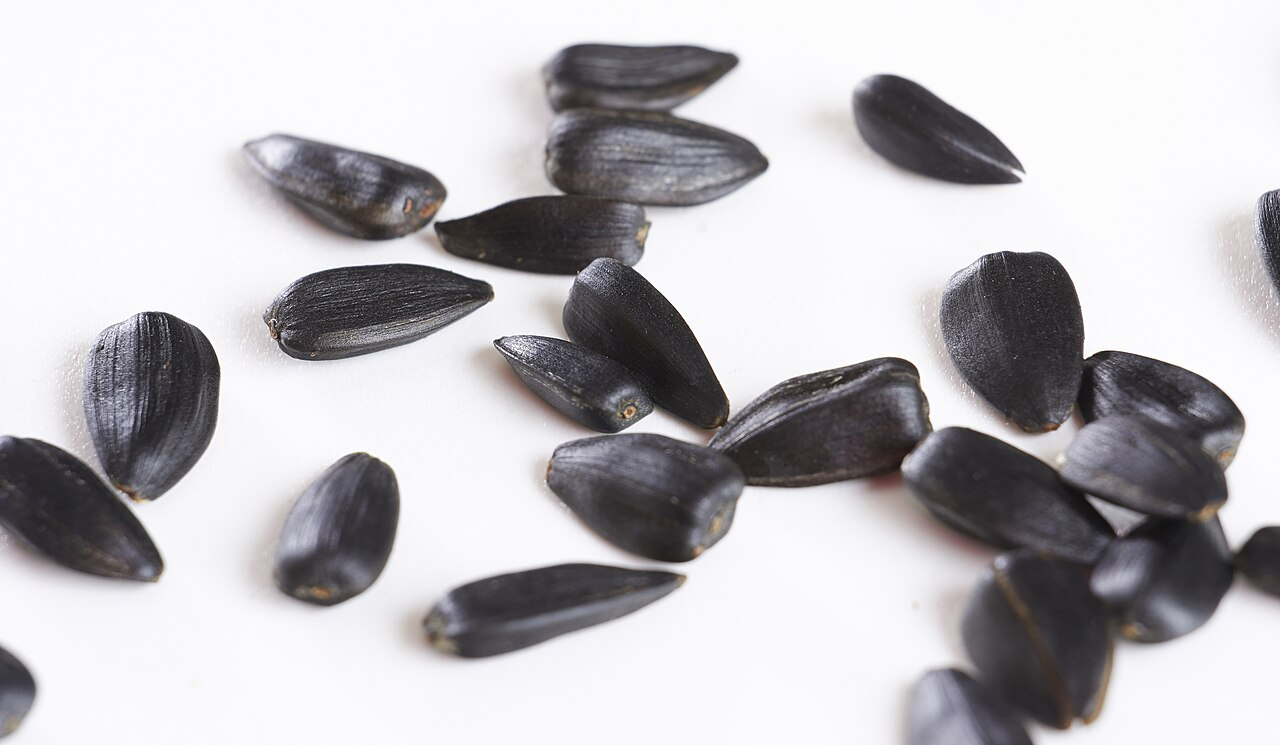
#> input picture Automated Image Segmentation and Object Measurement System/data/images/seeds_sunflower_01.jpg, 1280 x 745 px
$ python dataset.py
#> lines starting #> are read from the running program, lines starting #| are printed output that depends on the picture
### Automated Image Segmentation and Object Measurement System/src/config.py
"""
Project wide configuration and the dataset manifest.

Automated Image Segmentation and Object Measurement System

Author : Nii Yartey Gidiglo
"""

from pathlib import Path

# ----------------------------------------------------------------------------
# Paths
# ----------------------------------------------------------------------------
SRC_DIR = Path(__file__).resolve().parent
ROOT_DIR = SRC_DIR.parent
DATA_DIR = ROOT_DIR / "data"
IMAGE_DIR = DATA_DIR / "images"
GT_DIR = DATA_DIR / "ground_truth"
RESULTS_DIR = ROOT_DIR / "results"
FIG_DIR = RESULTS_DIR / "figures"
TABLE_DIR = RESULTS_DIR / "tables"
MEAS_DIR = RESULTS_DIR / "measurements"
REPORT_DIR = ROOT_DIR / "report"

for _d in (IMAGE_DIR, GT_DIR, FIG_DIR, TABLE_DIR, MEAS_DIR, REPORT_DIR):
    _d.mkdir(parents=True, exist_ok=True)
#> (the call stopped at in ensure_base_images, `subprocess.run(["curl", "-sL", "-o", str(target), "-A", "segmentation-..`: subprocess is not available in this run)

# Longest side that images are resized to before processing. Keeping every
# image at a common working resolution makes the timing comparison fair and
# keeps the morphological kernel sizes meaningful across the dataset.
WORK_MAX_SIDE = 900

RANDOM_SEED = 42

# ----------------------------------------------------------------------------
# Dataset manifest
#
# Every base image is a real photograph. Nothing in this dataset was generated
# by an image generation model. The source URL and licence of each photograph
# are recorded here and reproduced in the report.
#
# The "variant" images are controlled degradations that are computed from the
# base photographs by src/dataset.py (illumination gradient, dim exposure,
# sensor noise, defocus blur). They are used for the robustness study, and
# they inherit the ground truth mask of the base image because the geometry of
# the objects is unchanged.
# ----------------------------------------------------------------------------

BASE_IMAGES = [
    {
        "id": "seeds_sunflower_01",
        "file": "seeds_sunflower_01.jpg",
        "title": "Sunflower seeds, scattered",
        "domain": "Counting and measuring seeds",
        "expected_count": None,
        "px_per_mm": None,
        "ground_truth": "pixel",
        "notes": (
            "Dark seeds on a bright uniform surface. Most seeds are well "
            "separated, a cluster on the right is touching, and several seeds "
            "are cut by the image border."
        ),
        "source": "Wikimedia Commons, File:Sunflower seeds. img 007.jpg",
        "url": "https://commons.wikimedia.org/wiki/File:Sunflower_seeds._img_007.jpg",
        "licence": "CC BY-SA 4.0",
    },
    {
        "id": "seeds_sunflower_02",
        "file": "seeds_sunflower_02.jpg",
        "title": "Sunflower seeds, second layout",
        "domain": "Counting and measuring seeds",
        "expected_count": None,
        "px_per_mm": None,
        "ground_truth": None,
        "notes": "Same object class, different arrangement, more touching pairs.",
        "source": "Wikimedia Commons, File:Sunflower seeds. img 008.jpg",
        "url": "https://commons.wikimedia.org/wiki/File:Sunflower_seeds._img_008.jpg",
        "licence": "CC BY-SA 4.0",
    },
    {
        "id": "seeds_sunflower_03",
        "file": "seeds_sunflower_03.jpg",
        "title": "Sunflower seeds, third layout",
        "domain": "Counting and measuring seeds",
        "expected_count": None,
        "px_per_mm": None,
        "ground_truth": None,
        "notes": "Shallow depth of field, part of the field is defocused.",
        "source": "Wikimedia Commons, File:Sunflower seeds. img 009.jpg",
        "url": "https://commons.wikimedia.org/wiki/File:Sunflower_seeds._img_009.jpg",
        "licence": "CC BY-SA 4.0",
    },
    {
        "id": "seeds_pale_04",
        "file": "seeds_pale_04.jpg",
        "title": "Pale sunflower seeds of three sizes",
        "domain": "Counting and measuring seeds",
        "expected_count": 3,
        "px_per_mm": None,
        "ground_truth": "instance",
        "notes": (
            "Low contrast case. The seeds are almost the same brightness as "
            "the background, and the three objects differ strongly in size."
        ),
        "source": "Wikimedia Commons, File:Sunflower seeds - white. img 09.jpg",
        "url": "https://commons.wikimedia.org/wiki/File:Sunflower_seeds_-_white._img_09.jpg",
        "licence": "CC BY-SA 4.0",
    },
    {
        "id": "beans_cowpea_scale_05",
        "file": "beans_cowpea_scale_05.jpg",
        "title": "Cowpea seeds photographed with a centimetre scale",
        "domain": "Analysing objects in agricultural images",
        "expected_count": 8,
        # Measured in src/calibration.py from the printed ruler in the photo.
        "px_per_mm": 13.0,
        "ground_truth": "instance",
        "notes": (
            "Eight well separated cowpea seeds photographed next to a printed "
            "centimetre ruler, which allows pixel measurements to be converted "
            "into millimetres."
        ),
        "source": "Wikimedia Commons, File:Vigna unguiculata 03.jpg",
        "url": "https://commons.wikimedia.org/wiki/File:Vigna_unguiculata_03.jpg",
        "licence": "CC BY-SA 3.0",
        "has_ruler": True,
    },
    {
        "id": "beans_coffee_06",
        "file": "beans_coffee_06.jpg",
        "title": "Roasted coffee beans with cast shadows",
        "domain": "Separating foreground objects from a simple background",
        "expected_count": 5,
        "px_per_mm": None,
        "ground_truth": "instance",
        "notes": (
            "Five glossy beans on a cream surface. Two beans touch, all of "
            "them cast soft shadows, and specular highlights sit inside the "
            "objects."
        ),
        "source": "Wikimedia Commons, File:Dark roasted coffee on white background.jpg",
        "url": "https://commons.wikimedia.org/wiki/File:Dark_roasted_coffee_on_white_background.jpg",
        "licence": "CC BY-SA 4.0",
    },
    {
        "id": "coins_greek_07",
        "file": "coins_greek_07.png",
        "title": "Twenty four Greek coins",
        "domain": "Identifying coins or circular objects",
        "expected_count": 24,
        "px_per_mm": None,
        "ground_truth": "instance",
        "notes": (
            "The classic coins photograph distributed with scikit-image. The "
            "background is dark, the illumination falls off towards the "
            "bottom left corner, and coin brightness overlaps background "
            "brightness in the darkest corner."
        ),
        "source": "scikit-image sample data, coins.png, Brooklyn Museum collection",
        "url": "https://github.com/scikit-image/scikit-image/blob/main/skimage/data/coins.png",
        "licence": "Public domain",
    },
    {
        "id": "beans_pinto_dense_08",
        "file": "beans_pinto_dense_08.jpg",
        "title": "Densely piled pinto beans",
        "domain": "Counting and measuring seeds, hard case",
        "expected_count": None,
        "px_per_mm": None,
        "ground_truth": None,
        "notes": (
            "A deliberate stress case. Roughly two hundred beans are piled so "
            "that almost every bean touches or overlaps a neighbour, which "
            "breaks the one region per object assumption."
        ),
        "source": "Wikimedia Commons, File:Pinto Beans Seeds.jpg",
        "url": "https://commons.wikimedia.org/wiki/File:Pinto_Beans_Seeds.jpg",
        "licence": "CC BY-SA 4.0",
    },
]

# Controlled degradations applied to two of the base photographs.
VARIANTS = [
    {"id": "seeds_sunflower_01_illum", "base": "seeds_sunflower_01",
     "kind": "illumination_gradient", "label": "Strong lighting gradient"},
    {"id": "seeds_sunflower_01_dim", "base": "seeds_sunflower_01",
     "kind": "dim", "label": "Under exposed, low contrast"},
    {"id": "seeds_sunflower_01_noise", "base": "seeds_sunflower_01",
     "kind": "noise", "label": "Additive Gaussian sensor noise"},
    {"id": "seeds_sunflower_01_blur", "base": "seeds_sunflower_01",
     "kind": "blur", "label": "Defocus blur"},
    {"id": "coins_greek_07_illum", "base": "coins_greek_07",
     "kind": "illumination_gradient", "label": "Strong lighting gradient"},
    {"id": "coins_greek_07_noise", "base": "coins_greek_07",
     "kind": "noise", "label": "Additive Gaussian sensor noise"},
]


# [12 lines left out: functions has_ground_truth, has_instance_ground_truth, not called in this run]


def image_record(image_id):
    """Return the manifest record for a base image or a variant."""
#> called with image_id = 'seeds_sunflower_01'
    for rec in BASE_IMAGES:
        if rec["id"] == image_id:
            return rec
    for var in VARIANTS:
        if var["id"] == image_id:
            base = image_record(var["base"])
            rec = dict(base)
            rec.update({
                "id": var["id"],
                "file": var["id"] + ".png",
                "title": base["title"] + ", " + var["label"].lower(),
                "variant_of": var["base"],
                "variant_kind": var["kind"],
                "variant_label": var["label"],
            })
            return rec
    raise KeyError(image_id)


# [5 lines left out: function all_image_ids, not called in this run]

### Automated Image Segmentation and Object Measurement System/src/preprocessing.py
"""
Image preparation stage of the pipeline.

Everything in this module is deliberately classical: colour conversion,
smoothing filters, contrast handling and a morphological illumination
correction. No learned model is used anywhere in the project.
"""

import cv2
import numpy as np

from config import WORK_MAX_SIDE


# ----------------------------------------------------------------------------
# Basic input handling
# ----------------------------------------------------------------------------
def load_bgr(path):
    """Read an image from disk as BGR, raising a clear error if it is missing."""
    img = cv2.imread(str(path), cv2.IMREAD_COLOR)
#> img is the input picture: shape (745, 1280, 3); mean B, G, R 189.8, 186.8, 188.5
    if img is None:
        raise FileNotFoundError("Could not read image: %s" % path)
    return img


# [15 lines left out: function resize_max_side, not called in this run]


def to_gray(img_bgr):
    return cv2.cvtColor(img_bgr, cv2.COLOR_BGR2GRAY)


# [139 lines left out: functions colour_channels, channel_separability, denoise, clahe, estimate_background, correct_illumination and 2 more, not called in this run]

### Automated Image Segmentation and Object Measurement System/src/dataset.py
"""
Dataset handling.

The eight base images are real photographs that are shipped with this
project in data/images. This module can re download them from their source
if they are missing, and it generates the controlled degradations that are used
for the robustness study.
"""

import subprocess

import cv2
import numpy as np

from config import BASE_IMAGES, IMAGE_DIR, VARIANTS, RANDOM_SEED, image_record
from preprocessing import load_bgr, resize_max_side

DOWNLOAD_URLS = {
    "seeds_sunflower_01.jpg":
        "https://upload.wikimedia.org/wikipedia/commons/thumb/5/56/"
        "Sunflower_seeds._img_007.jpg/1280px-Sunflower_seeds._img_007.jpg",
    "seeds_sunflower_02.jpg":
        "https://upload.wikimedia.org/wikipedia/commons/thumb/7/7a/"
        "Sunflower_seeds._img_008.jpg/1280px-Sunflower_seeds._img_008.jpg",
    "seeds_sunflower_03.jpg":
        "https://upload.wikimedia.org/wikipedia/commons/thumb/c/cf/"
        "Sunflower_seeds._img_009.jpg/1280px-Sunflower_seeds._img_009.jpg",
    "seeds_pale_04.jpg":
        "https://upload.wikimedia.org/wikipedia/commons/thumb/6/69/"
        "Sunflower_seeds_-_white._img_09.jpg/1280px-Sunflower_seeds_-_white._img_09.jpg",
    "beans_cowpea_scale_05.jpg":
        "https://upload.wikimedia.org/wikipedia/commons/thumb/5/56/"
        "Vigna_unguiculata_03.jpg/1280px-Vigna_unguiculata_03.jpg",
    "beans_coffee_06.jpg":
        "https://upload.wikimedia.org/wikipedia/commons/5/5b/"
        "Dark_roasted_coffee_on_white_background.jpg",
    "coins_greek_07.png":
        "https://raw.githubusercontent.com/scikit-image/scikit-image/"
        "v0.24.0/skimage/data/coins.png",
    "beans_pinto_dense_08.jpg":
        "https://upload.wikimedia.org/wikipedia/commons/thumb/3/3f/"
        "Pinto_Beans_Seeds.jpg/1280px-Pinto_Beans_Seeds.jpg",
}


def ensure_base_images():
    """Download any base photograph that is not already present."""
    missing = [r for r in BASE_IMAGES if not (IMAGE_DIR / r["file"]).exists()]
    for rec in missing:
        url = DOWNLOAD_URLS[rec["file"]]
        target = IMAGE_DIR / rec["file"]
        print("downloading", rec["file"])
        subprocess.run(["curl", "-sL", "-o", str(target),
                        "-A", "segmentation-measurement/1.0", url], check=True)
    return [IMAGE_DIR / r["file"] for r in BASE_IMAGES]


# ----------------------------------------------------------------------------
# Controlled degradations
# ----------------------------------------------------------------------------
def apply_illumination_gradient(img, low=0.30, high=1.20):
    """Multiply the image by a diagonal brightness ramp.

    This reproduces the very common situation of a scene lit from one side,
    and it is the condition that breaks a single global threshold.
    """
#> called with low = 0.3, high = 1.2
    h, w = img.shape[:2]
#> h = 745; w = 1280
    ys, xs = np.mgrid[0:h, 0:w].astype(np.float32)
    ramp = (xs / max(1, w - 1) + ys / max(1, h - 1)) / 2.0
    field = low + (high - low) * ramp
    out = img.astype(np.float32) * field[:, :, None]
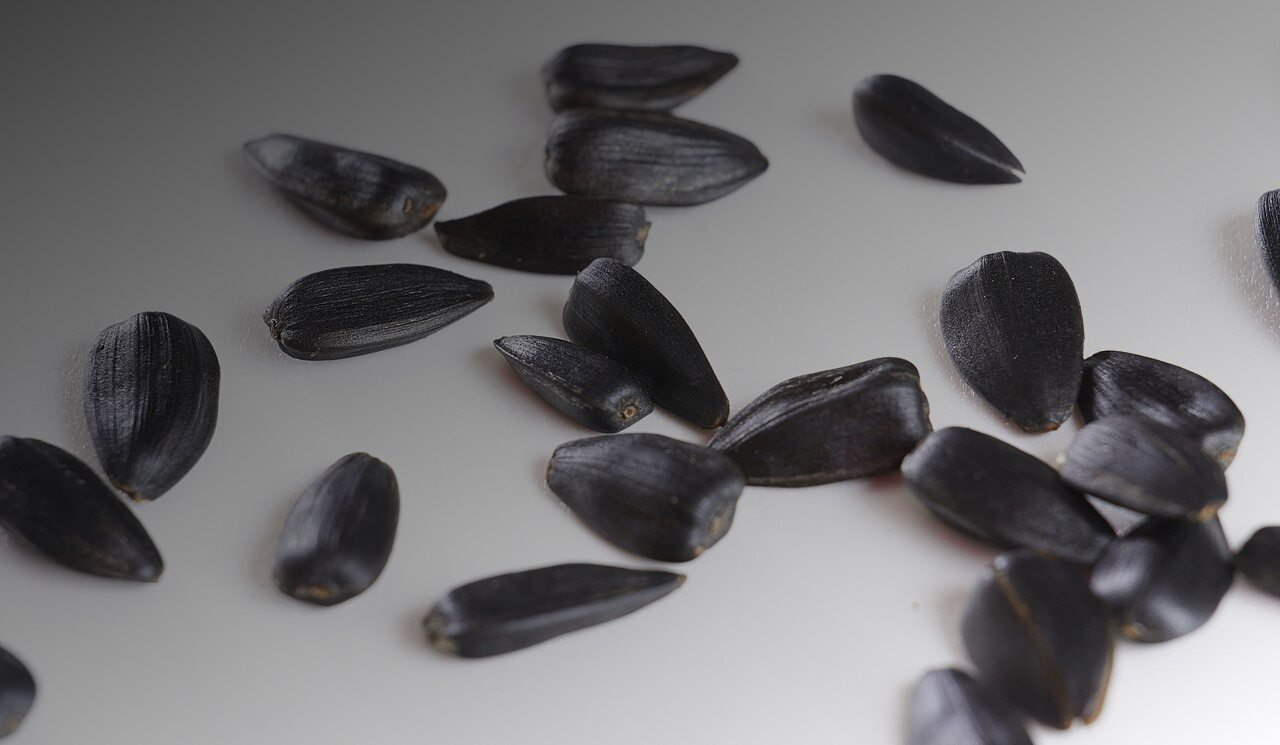
#> out: shape (745, 1280, 3) float32; mean B, G, R 139.4, 137.2, 138.5; drawn with min black and max white
    return np.clip(out, 0, 255).astype(np.uint8)
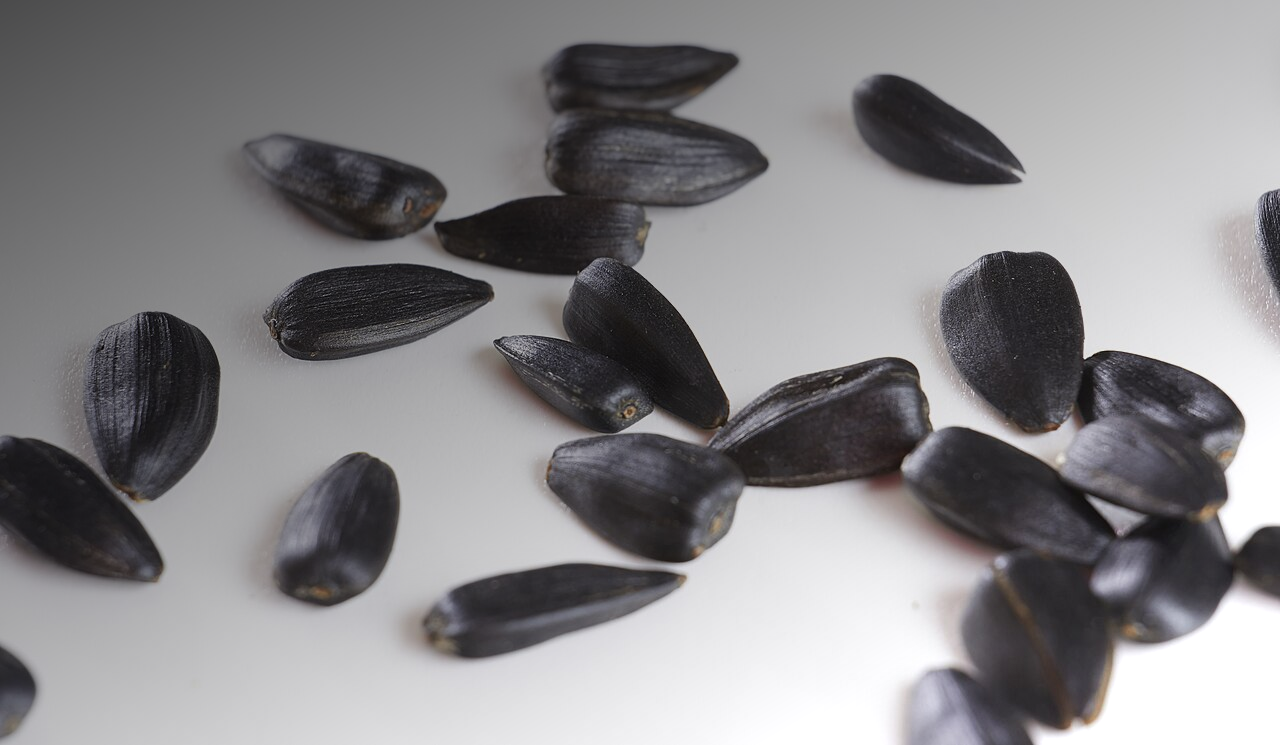
#> returned value: shape (745, 1280, 3); mean of channels 0, 1, 2 138.3, 136.1, 137.4; drawn as B, G, R


def apply_dim(img, gain=0.45, lift=25):
    """Under expose the image and lift the black point, which compresses the
    contrast between object and background."""
    out = img.astype(np.float32) * gain + lift
    return np.clip(out, 0, 255).astype(np.uint8)


def apply_noise(img, sigma=18.0, seed=RANDOM_SEED):
    """Additive zero mean Gaussian noise, the standard sensor noise model."""
    rng = np.random.default_rng(seed)
    noise = rng.normal(0.0, sigma, img.shape)
    return np.clip(img.astype(np.float32) + noise, 0, 255).astype(np.uint8)


def apply_blur(img, ksize=15):
    """Defocus blur, modelled with a Gaussian point spread function."""
    return cv2.GaussianBlur(img, (ksize, ksize), 0)


_VARIANT_FUNCS = {
    "illumination_gradient": apply_illumination_gradient,
    "dim": apply_dim,
    "noise": apply_noise,
    "blur": apply_blur,
}


def build_variants(force=False):
    """Create every degraded image listed in the manifest."""
    made = []
    for var in VARIANTS:
        target = IMAGE_DIR / (var["id"] + ".png")
        if target.exists() and not force:
            made.append(target)
            continue
        base = image_record(var["base"])
        img = load_bgr(IMAGE_DIR / base["file"])
        out = _VARIANT_FUNCS[var["kind"]](img)
        cv2.imwrite(str(target), out)
        made.append(target)
    return made


def load_working(image_id):
    """Load one image of the dataset at the common working resolution."""
    rec = image_record(image_id)
    img = load_bgr(IMAGE_DIR / rec["file"])
    work, scale = resize_max_side(img)
    return work, rec, scale


if __name__ == "__main__":
    ensure_base_images()
#> (the run stopped early here; a loop or call above may not have finished)
